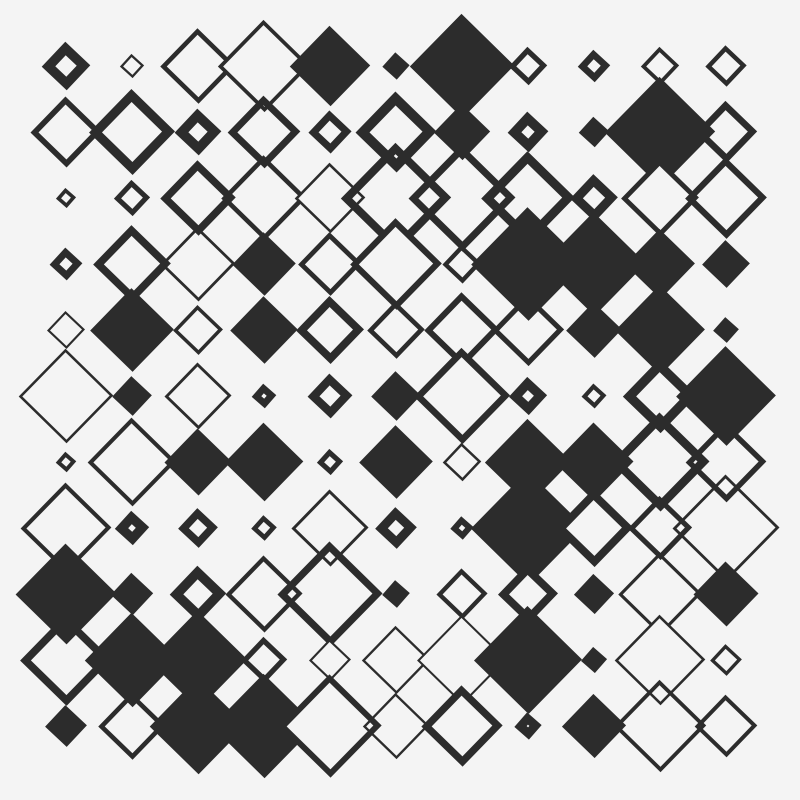
Frame 1 (no input)
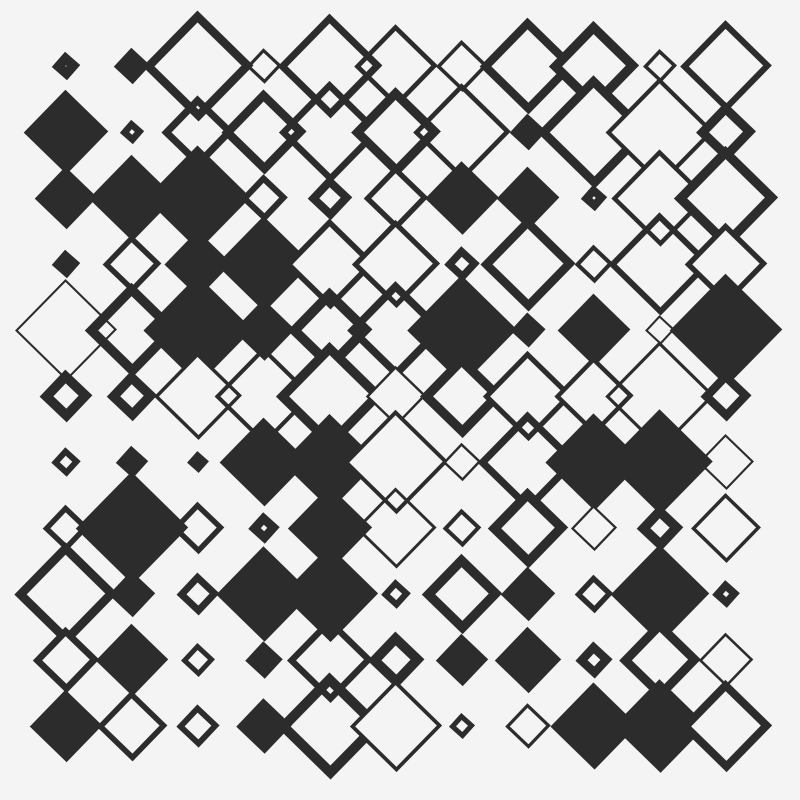
Frame 2 (the mouse pressed at the canvas centre, redrawn once)

The Processing sketch that drew these frames (run headless with seeded random() and noise(); the mouse was pressed at the canvas centre and the sketch redrawn once):

// Processing sketch: squaresAlined
// ── squaresAlined.pde
float minH;
float maxH;
float dist;
int amount = 12;

void setup() {
  size(800, 800);
  background(244);
  dist = width/amount;
  noLoop();
}

void draw() {
  background(244);
  stroke(44);
  strokeWeight(1);
  //line(width/2, minH, width/2, maxH);

  for (int j=1; j<amount; j++) {

    for (int i=1; i<amount; i++) {
      pushMatrix();
      translate(dist*j, dist*i);
      setRandomStyle();
      drawSquare();
      popMatrix();
    }
  }
}

void drawSquare() {
  int size= int(random(10, 75));
  pushMatrix();
  rotate(radians(44));
  rectMode(CENTER);
  rect(0, 0, size, size);
  popMatrix();
}


void setRandomStyle() {
  int fill=int(random(100)); 
  if (fill%3==0 || fill%3==1) {
    if (int(random(10))%2==0)
      noFill();
    else
      fill(244);
    strokeWeight(random(2, 10));
    stroke(44);
  } else {
    fill(44);
  }
}


void mousePressed() {
  redraw();
}
